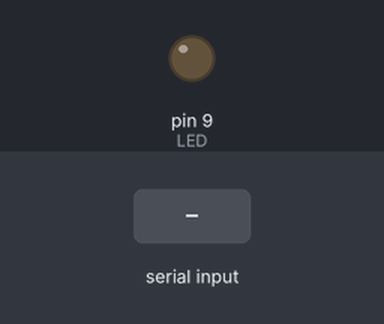
A sketch run on a simulated Arduino Uno, built with avr-gcc and run on an emulated ATmega328P. Parts: output pins drawn as LEDs (lit = HIGH). The inputs (shaded band) are chosen by the test bench. What the sketch prints to the serial monitor is not drawn.

Above: at 1.2 s.
1.3 s: "ON\n" received over Serial
At 1.7 s:
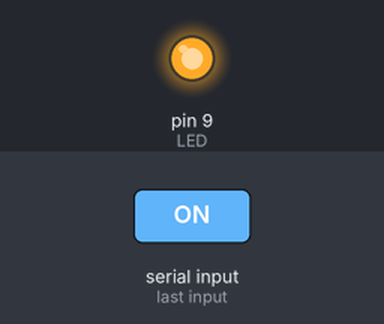
2.8 s: "OFF\n" received over Serial
At 4.1 s:
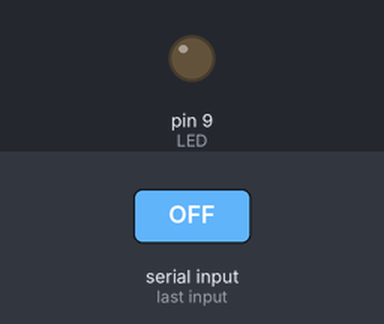
Timing chart, 0 to 5.8 s (numbered marks = the images above; inputs shaded):
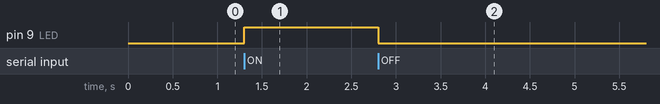

The sketch:

Projeto_182_LED_serial_com_status.ino
```cpp
// Projeto 182 - LED serial com status
// Arduino Uno | Arduino Neon Lab

const byte LED=9;
void setup(){Serial.begin(9600);Serial.setTimeout(100);
 pinMode(LED,OUTPUT);Serial.println("ON / OFF / STATUS");}
void loop(){
 if(Serial.available()){
  String cmd=Serial.readStringUntil('\n');cmd.trim();cmd.toUpperCase();
  if(cmd=="ON")digitalWrite(LED,HIGH);
  else if(cmd=="OFF")digitalWrite(LED,LOW);
  else if(cmd=="STATUS")Serial.println(digitalRead(LED)?"ON":"OFF");
 }
}
```

Measured:
- after the input at 1.3 s, pin 9 (LED): LOW → HIGH at once
- after the input at 2.8 s, pin 9 (LED): HIGH → LOW at once
